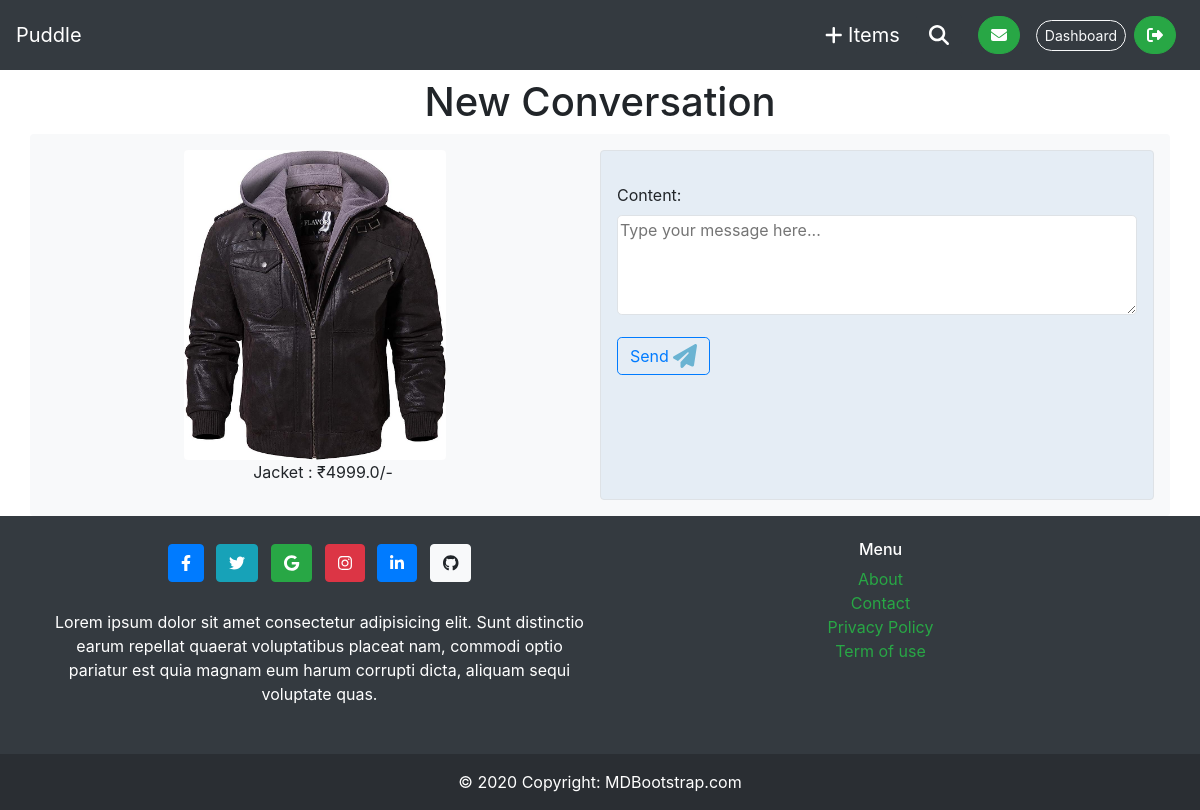
/inbox/new/2/ (signed in), run on the app's committed database.
### item/models.py (models this page shows, shortened)
class Item(models.Model):
    category = models.ForeignKey(Category, related_name='items', on_delete=models.CASCADE)
    name = models.CharField(max_length=255)
    description = models.TextField(blank=True, null=True)
    price = models.FloatField()
    image= models.ImageField(upload_to='item_images', blank=True, null=True)
    is_sold = models.BooleanField(default=False)
    created_by = models.ForeignKey(User, related_name='items', on_delete= models.CASCADE)
    created_at = models.DateTimeField(auto_now_add=True)
    class Meta:
        ordering = ('name',)

### conversation/views.py (the view)
# urls.py: path('new/<int:item_pk>/',views.new_conversation, name="new"),
@login_required
def new_conversation(request,item_pk):
    item = get_object_or_404(Item, pk=item_pk)
    if item.created_by == request.user:
        return redirect('dashboard:index')
    conversations = Conversation.objects.filter(item=item).filter(members__in=[request.user.id])
    if conversations:
        return redirect('conversation:detail',pk=conversations.first().id)
    if request.method == 'POST':
        form = ConversationMessageForm(request.POST)
        if form.is_valid:
            conversation = Conversation.objects.create(item=item)
            conversation.members.add(request.user)
            conversation.members.add(item.created_by)
            conversation.save()
            conversation_message = form.save(commit=False)
            conversation_message.conversation = conversation
            conversation_message.created_by = request.user
            conversation_message.save()
            return redirect('item:detail',pk=item_pk)
    else:
        form = ConversationMessageForm
    return render(request,'conversation/new.html',{
        'form':form,
        'item':item,
    })

### conversation/templates/conversation/new.html (shortened to what this page needs)
{% extends "core/base.html" %}
{% block content %}
<h1 class="text-center m-2">New Conversation </h1>
<div class="row p-3 mt-2 rounded bg-light" >
    <div class="col-sm-6 rounded text-center">
        <img class=" rounded w-50  mr-3" src="{{item.image.url}}" alt="">
        <p>{{item.name}} : <span>&#8377;</span>{{item.price}}/-</p>
    </div>
    <div class="col-sm-6 rounded border p-3 " style="background:#e5edf5 ">
        <form class="" method="post" action="." >
            <div class="my-3">
                {{form.as_p}}
            </div>
            <button class=" btn btn-outline-primary rounded-lg mb-3">Send <i class=" fa-solid fa-paper-plane fa-xl" style="color: #6ab3d2;" type="button"></i></button>
        </form>
    </div>
</div>
{% endblock content %}

### data on the page
Item: image (picture), name "Jacket", price "4999.0"
